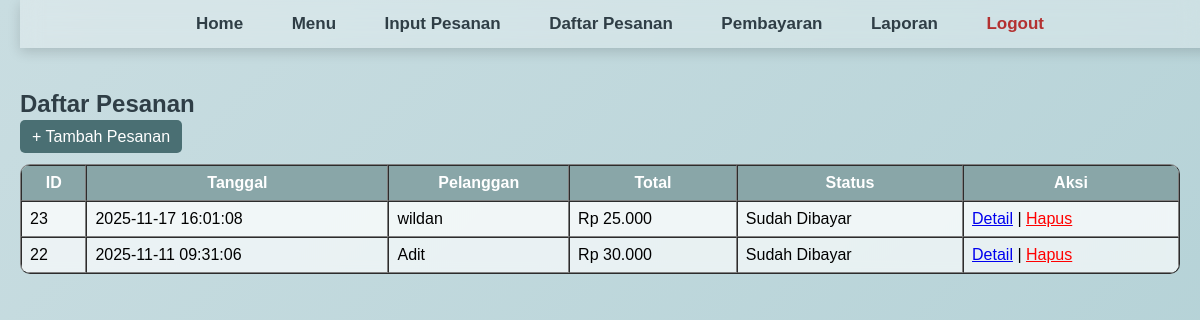
Screenshot of /?page=pesanan (signed in) with the database file from the repository.
### tables this page shows
CREATE TABLE `pesanan` (
  `id_pesanan` int(11) NOT NULL,
  `tanggal_pesanan` datetime NOT NULL,
  `nama_pelanggan` varchar(100) NOT NULL,
  `total_harga` decimal(10,2) NOT NULL,
  `status_pesanan` enum('Belum Dibayar','Sudah Dibayar') NOT NULL
);

### app/controllers/PesananController.php (called while the page is built, shortened)
<?php
class PesananController {
    public function index() {
        global $mysqli;
        $data = $mysqli->query("SELECT * FROM pesanan ORDER BY id_pesanan DESC");
        require __DIR__ . '/../views/pesanan/list.php';
    }
}

### app/views/pesanan/list.php (the view, shortened to what this page needs)
<div class="navbar">
  <a href="?page=home">Home</a>
  <a href="?page=menu">Menu</a>
  <a href="?page=pesanan&action=input">Input Pesanan</a>
  <a href="?page=pesanan">Daftar Pesanan</a>
  <a href="?page=pembayaran">Pembayaran</a>
  <a href="?page=laporan">Laporan</a>
  <a style="color:#b33131;" href="?page=login&action=logout">Logout</a>
</div>
<h2>Daftar Pesanan</h2>
<a href="?page=pesanan&action=input"
   style="padding:8px 12px;background:#4a6f73;color:white;border-radius:5px;text-decoration:none;">
   + Tambah Pesanan
</a>
<table border="1" cellpadding="8" cellspacing="0" width="100%">
    <tr>
        <th>ID</th>
        <th>Tanggal</th>
        <th>Pelanggan</th>
        <th>Total</th>
        <th>Status</th>
        <th>Aksi</th>
    </tr>
    <?php while ($row = $data->fetch_assoc()) { ?>
        <tr>
            <td><?= $row['id_pesanan'] ?></td>
            <td><?= $row['tanggal_pesanan'] ?></td>
            <td><?= $row['nama_pelanggan'] ?></td>
            <td>Rp <?= number_format($row['total_harga'],0,',','.') ?></td>
            <td><?= $row['status_pesanan'] ?></td>
            <td>
                <a href="?page=pesanan&action=detail&id=<?= $row['id_pesanan'] ?>">Detail</a> |
                <a href="?page=pesanan&action=hapus&id=<?= $row['id_pesanan'] ?>"
                   onclick="return confirm('Hapus pesanan ini?')" style="color:red;">
                   Hapus
                </a>
            </td>
        </tr>
    <?php } ?>
</table>

### app/views/pesanan/list.php (style rules this page uses)
.navbar { position: fixed; top: 0; width: 100%; padding: 14px 0; backdrop-filter: blur(10px); background: rgba(255, 255, 255, 0.28); box-shadow: 0 4px 12px rgba(0,0,0,0.15); z-index: 100; text-align: center; font-family: 'Poppins', sans-serif; }
.navbar a { color: #2f3e46; font-weight: 600; text-decoration: none; margin: 0 22px; font-size: 17px; transition: 0.25s ease; }
h2 { color: #2f3e46; font-weight: 700; margin-bottom: 10px; }
table { background: rgba(255,255,255,0.65); backdrop-filter: blur(6px); border-radius: 10px; overflow: hidden; }
table tr:nth-child(even) { background: rgba(255,255,255,0.35); }
table th { background:#89A6A8; color:white; }

### rows the page displays
pesanan: id_pesanan "23", tanggal_pesanan "2025-11-17 16:01:08", nama_pelanggan "wildan", total_harga "25.000", status_pesanan "Sudah Dibayar"
pesanan: id_pesanan "22", tanggal_pesanan "2025-11-11 09:31:06", nama_pelanggan "Adit", total_harga "30.000", status_pesanan "Sudah Dibayar"
